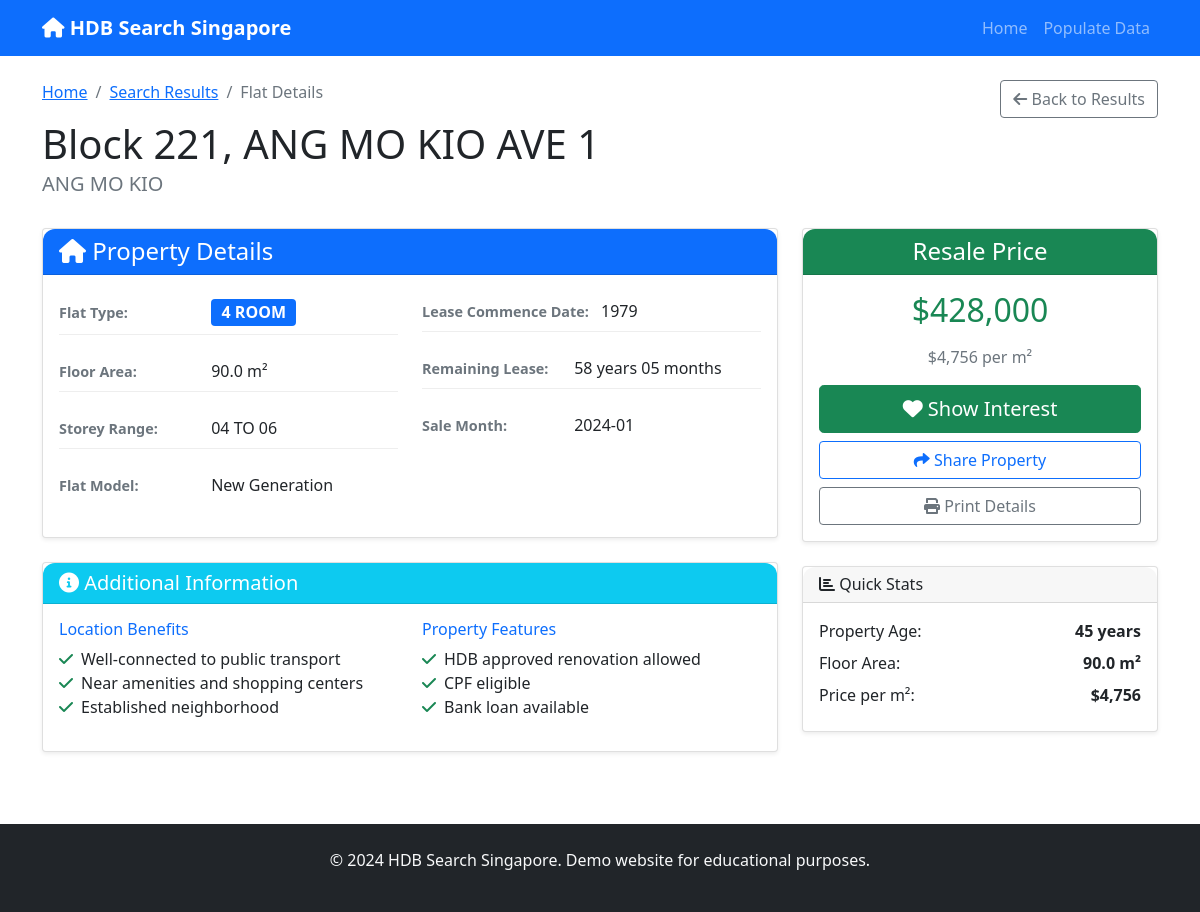
Page /flat/1 on the committed database.
### tables this page shows
CREATE TABLE hdb_flats (
            id INTEGER PRIMARY KEY AUTOINCREMENT,
            town TEXT NOT NULL,
            flat_type TEXT NOT NULL,
            block TEXT NOT NULL,
            street_name TEXT NOT NULL,
            storey_range TEXT NOT NULL,
            floor_area_sqm REAL,
            flat_model TEXT,
            lease_commence_date INTEGER,
            remaining_lease TEXT,
            resale_price REAL,
            month TEXT,
            created_at TIMESTAMP DEFAULT CURRENT_TIMESTAMP
        );

### app.py (the view)
@app.route('/flat/<int:flat_id>')
def flat_detail(flat_id):
    conn = get_db_connection()
    flat = conn.execute('SELECT * FROM hdb_flats WHERE id = ?', (flat_id,)).fetchone()
    conn.close()
    if flat is None:
        return "Flat not found", 404
    return render_template('flat_detail.html', flat=flat)

### app.py (called while the page is built)
def get_db_connection():
    conn = sqlite3.connect(DATABASE)
    conn.row_factory = sqlite3.Row
    return conn

### templates/flat_detail.html (shortened to what this page needs)
{% extends "base.html" %}
{% block content %}
<div class="flat-detail-header mb-4">
    <div class="row">
        <div class="col-md-8">
            <nav aria-label="breadcrumb">
                <ol class="breadcrumb">
                    <li class="breadcrumb-item"><a href="{{ url_for('index') }}">Home</a></li>
                    <li class="breadcrumb-item"><a href="javascript:history.back()">Search Results</a></li>
                    <li class="breadcrumb-item active">Flat Details</li>
                </ol>
            </nav>
            <h1 class="mb-1">Block {{ flat.block }}, {{ flat.street_name }}</h1>
            <p class="text-muted h5">{{ flat.town }}</p>
        </div>
        <div class="col-md-4 text-end">
            <button onclick="history.back()" class="btn btn-outline-secondary">
                <i class="fas fa-arrow-left"></i> Back to Results
            </button>
        </div>
    </div>
</div>
<div class="row">
    <div class="col-lg-8">
        <div class="card shadow-sm mb-4">
            <div class="card-header bg-primary text-white">
                <h4 class="mb-0"><i class="fas fa-home"></i> Property Details</h4>
            </div>
            <div class="card-body">
                <div class="row">
                    <div class="col-md-6">
                        <div class="detail-item mb-3">
                            <label class="fw-bold text-muted">Flat Type:</label>
                            <span class="badge bg-primary fs-6 ms-2">{{ flat.flat_type }}</span>
                        </div>
                        <div class="detail-item mb-3">
                            <label class="fw-bold text-muted">Floor Area:</label>
                            <span class="ms-2">{{ flat.floor_area_sqm }} m²</span>
                        </div>
                        <div class="detail-item mb-3">
                            <label class="fw-bold text-muted">Storey Range:</label>
                            <span class="ms-2">{{ flat.storey_range }}</span>
                        </div>
                        <div class="detail-item mb-3">
                            <label class="fw-bold text-muted">Flat Model:</label>
                            <span class="ms-2">{{ flat.flat_model or 'Not specified' }}</span>
                        </div>
                    </div>
                    <div class="col-md-6">
                        <div class="detail-item mb-3">
                            <label class="fw-bold text-muted">Lease Commence Date:</label>
                            <span class="ms-2">{{ flat.lease_commence_date or 'Not available' }}</span>
                        </div>
                        <div class="detail-item mb-3">
                            <label class="fw-bold text-muted">Remaining Lease:</label>
                            <span class="ms-2">{{ flat.remaining_lease or 'Not available' }}</span>
                        </div>
                        <div class="detail-item mb-3">
                            <label class="fw-bold text-muted">Sale Month:</label>
                            <span class="ms-2">{{ flat.month or 'Not available' }}</span>
                        </div>
                    </div>
                </div>
            </div>
        </div>
        <div class="card shadow-sm mb-4">
            <div class="card-header bg-info text-white">
                <h5 class="mb-0"><i class="fas fa-info-circle"></i> Additional Information</h5>
            </div>
            <div class="card-body">
                <div class="row">
                    <div class="col-md-6">
                        <h6 class="text-primary">Location Benefits</h6>
                        <ul class="list-unstyled">
                            <li><i class="fas fa-check text-success me-2"></i>Well-connected to public transport</li>
                            <li><i class="fas fa-check text-success me-2"></i>Near amenities and shopping centers</li>
                            <li><i class="fas fa-check text-success me-2"></i>Established neighborhood</li>
                        </ul>
                    </div>
                    <div class="col-md-6">
                        <h6 class="text-primary">Property Features</h6>
                        <ul class="list-unstyled">
                            <li><i class="fas fa-check text-success me-2"></i>HDB approved renovation allowed</li>
                            <li><i class="fas fa-check text-success me-2"></i>CPF eligible</li>
                            <li><i class="fas fa-check text-success me-2"></i>Bank loan available</li>
                        </ul>
                    </div>
                </div>
            </div>
        </div>
    </div>
    <div class="col-lg-4">
        <div class="card shadow-sm mb-4 sticky-top" style="top: 20px;">
            <div class="card-header bg-success text-white text-center">
                <h4 class="mb-0">Resale Price</h4>
            </div>
            <div class="card-body text-center">
                <h2 class="text-success mb-3">${{ "{:,.0f}".format(flat.resale_price) }}</h2>
                <p class="text-muted mb-3">${{ "{:,.0f}".format(flat.resale_price / flat.floor_area_sqm) }} per m²</p>
                <div class="d-grid gap-2">
                    <button class="btn btn-success btn-lg" onclick="showInterestModal()">
                        <i class="fas fa-heart"></i> Show Interest
                    </button>
                    <button class="btn btn-outline-primary" onclick="shareProperty()">
                        <i class="fas fa-share"></i> Share Property
                    </button>
                    <button class="btn btn-outline-secondary" onclick="printDetails()">
                        <i class="fas fa-print"></i> Print Details
                    </button>
                </div>
            </div>
        </div>
        <div class="card shadow-sm">
            <div class="card-header">
                <h6 class="mb-0"><i class="fas fa-chart-bar"></i> Quick Stats</h6>
            </div>
            <div class="card-body">
                <div class="stat-item d-flex justify-content-between mb-2">
                    <span>Property Age:</span>
                    <strong>{{ 2024 - flat.lease_commence_date if flat.lease_commence_date else 'N/A' }} years</strong>
                </div>
                <div class="stat-item d-flex justify-content-between mb-2">
                    <span>Floor Area:</span>
                    <strong>{{ flat.floor_area_sqm }} m²</strong>
                </div>
                <div class="stat-item d-flex justify-content-between mb-2">
                    <span>Price per m²:</span>
                    <strong>${{ "{:,.0f}".format(flat.resale_price / flat.floor_area_sqm) }}</strong>
                </div>
            </div>
        </div>
    </div>
</div>
{% endblock %}

### static/css/style.css (style rules this page uses)
:root { --primary-color: #0066cc; --secondary-color: #28a745; --accent-color: #17a2b8; --warning-color: #ffc107; --danger-color: #dc3545; --light-bg: #f8f9fa; --dark-text: #343a40; }
body { font-family: 'Segoe UI', Tahoma, Geneva, Verdana, sans-serif; background-color: #f5f5f5; }
.card { border: none; border-radius: 0.75rem; transition: all 0.3s ease; }
.card-header { border-radius: 0.75rem 0.75rem 0 0 !important; font-weight: 600; }
.detail-item { padding: 0.5rem 0; border-bottom: 1px solid #eee; }
.detail-item:last-child { border-bottom: none; }
.detail-item label { display: inline-block; min-width: 140px; font-size: 0.9rem; }
.shadow-sm { box-shadow: 0 2px 4px rgba(0,0,0,0.08) !important; }
.fade-in { animation: fadeIn 0.5s ease-out; }
.sticky-top { position: sticky; top: 20px; z-index: 1000; }
.btn { border-radius: 0.5rem; font-weight: 500; transition: all 0.3s ease; }

### rows in the picture
hdb_flats: block "221", street_name "ANG MO KIO AVE 1", town "ANG MO KIO", flat_type "4 ROOM", floor_area_sqm "90.0", storey_range "04 TO 06", flat_model "New Generation", lease_commence_date "1979", remaining_lease "58 years 05 months", month "2024-01", resale_price "428,000", flat.resale_price/flat.floor_area_sqm "4,756", lease_commence_date "45"
